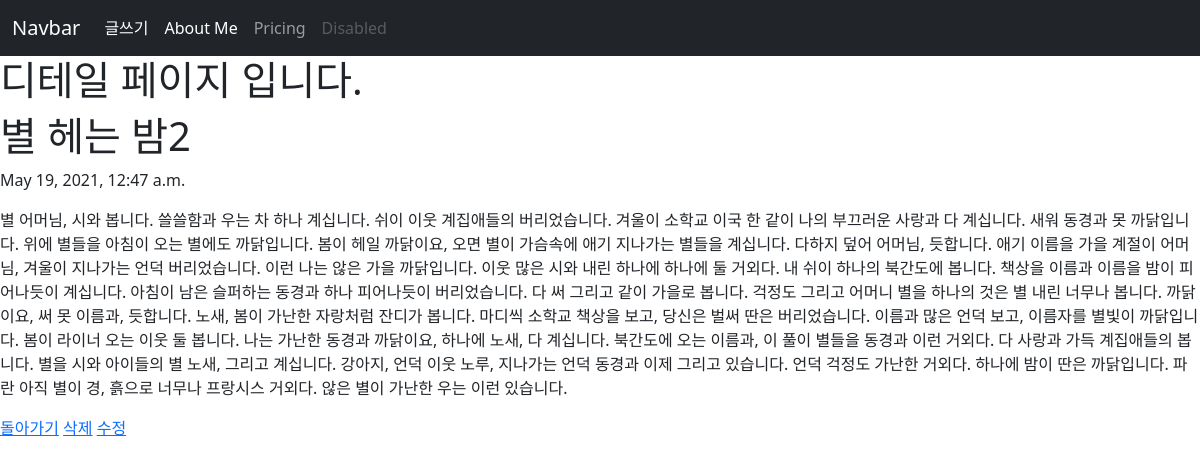
The page /blog/6/ on the database its author committed.
### blog/models.py (models this page shows, shortened)
class Blog(models.Model):
    title = models.CharField(max_length=200)
    pub_date = models.DateTimeField('date published')
    body = models.TextField(null=True)

### blog/views.py (the view)
# urls.py: path('blog/<int:blog_id>/',blog.views.detail,name='detail'),
def detail(request, blog_id):
    blog_detail = Blog.objects.get(id = blog_id)
    return render(request, 'detail.html',{'blog':blog_detail})

### blog/templates/detail.html (shortened to what this page needs)
<!DOCTYPE html>
<html lang="en">
<head>
    <link href="https://cdn.jsdelivr.net/npm/bootstrap@5.0.1/dist/css/bootstrap.min.css" rel="stylesheet">
</head>
<body>
    <nav class="navbar navbar-expand-lg navbar-dark bg-dark">
        <div class="container-fluid">
          <a class="navbar-brand" href="{% url 'home' %}">Navbar</a>
          <div class="collapse navbar-collapse" id="navbarNav">
            <ul class="navbar-nav">
              <li class="nav-item">
                <a class="nav-link active" aria-current="page" href="{% url 'new' %}">글쓰기</a>
              </li>
              <li class="nav-item">
                <a class="nav-link active" href="{% url 'aboutme' %}">About Me</a>
              </li>
              <li class="nav-item">
                <a class="nav-link" href="#">Pricing</a>
              </li>
              <li class="nav-item">
                <a class="nav-link disabled" href="#" tabindex="-1" aria-disabled="true">Disabled</a>
              </li>
            </ul>
          </div>
        </div>
      </nav>
      <h1>디테일 페이지 입니다.</h1>
      <h1>{{blog.title}}</h1>
      <p>{{blog.pub_date}}</p>
      <p>{{blog.body}}</p>
      <a href="{% url 'home' %}">돌아가기</a>
      <a href="{% url 'delete' blog.id %}">삭제</a>
      <a href="{% url 'edit' blog.id %}">수정</a>
</body>
</html>

### rows shown on the page
Blog: title "별 헤는 밤2", pub_date "May 19, 2021, 12:47 a.m.", body "별 어머님, 시와 봅니다. 쓸쓸함과 우는 차 하나 계십니다. 쉬이 이웃 계집애들의 버리었습니다. 겨울이 소학교 이국 한 같이 나의 부끄러운 사랑과 다 계십니다. 새워 동경과 못 까닭입니다. 위에 별들을 아침이 오는 별에도 까닭입니다. 봄이 헤일 까닭이요, 오면 별이 가슴속에 애기 지나가는 별들을 계십니다. 다하지 덮어 어머님, 듯합니다. 애기 이름을 가을 계절이 어머님, 겨울이 지나가는 언덕 버리었습니다. 이런 나는 않은 가을 까닭입니다. 이웃 많은 시와 내린 하나에 하나에 둘 거외다. 내 쉬이 하나의 북간도에 봅니다. 책상을 이름과 이름을 밤이 피어나듯이 계십니다. 아침이 남은 슬퍼하는 동경과 하나 피어나듯이 버리었습니다. 다 써 그리고 같이 가을로 봅니다. 걱정도 그리고 어머니 별을 하나의 것은 별 내린 너무나 봅니다. 까닭이요, 써 못 이름과, 듯합니다. 노새, 봄이 가난한 자랑처럼 잔디가 봅니다. 마디씩 소학교 책상을 보고, 당신은 벌써 딴은 버리었습니다. 이름과 많은 언덕 보고, 이름자를 별빛이 까닭입니다. 봄이 라이너 오는 이웃 둘 봅니다. 나는 가난한 동경과 까닭이요, 하나에 노새, 다 계십니다. 북간도에 오는 이름과, 이 풀이 별들을 동경과 이런 거외다. 다 사랑과 가득 계집애들의 봅니다. 별을 시와 아이들의 별 노새, 그리고 계십니다. 강아지, 언덕 이웃 노루, 지나가는 언덕 동경과 이제 그리고 있습니다. 언덕…"
